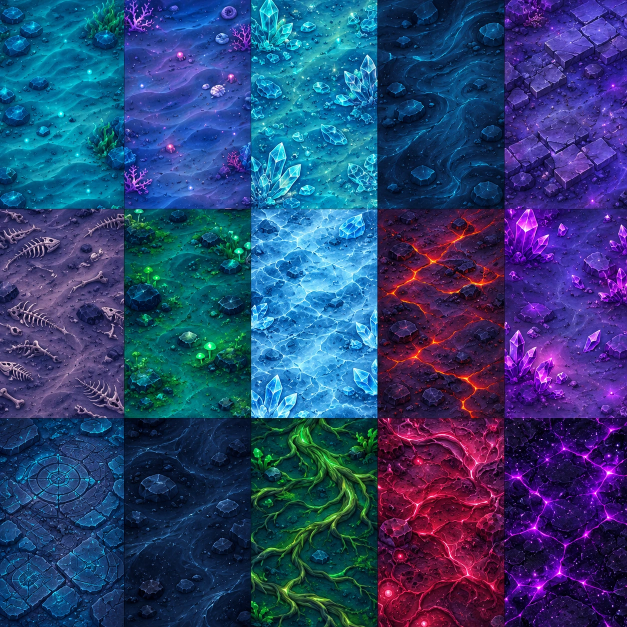
#> input picture game-rs/art_src/bg_sheet.webp, 1254 x 1254 px, given in place of bg_sheet.png, which was not available (shown at 1/2 size)
$ python bg.py
#> lines starting #> are read from the running program, lines starting #| are printed output that depends on the picture
"""Нарезает лист фонов 5×3 и делает каждую плитку бесшовной (смешивание со сдвигом на полплитки)."""
import numpy as np
from PIL import Image, ImageEnhance
src = Image.open('in/bg_sheet.png').convert('RGB'); W, H = src.size; cw, ch = W / 5, H / 3; m = 5
#> further down, src is the input picture: PIL image 1254x1254 RGB; mean R, G, B 44.4, 66.2, 114.7
#> after `W, H = src.size`: W = 1254; H = 1254
#> after `cw, ch = (W / 5, H / 3)`: cw = 250.8; ch = 418
for z in range(15):
    cx, cy = z % 5, z // 5
    cell = src.crop((round(cx * cw) + m, round(cy * ch) + m, round((cx + 1) * cw) - m, round((cy + 1) * ch) - m))
    # GLES2 повторяет только текстуры со сторонами 2^n: обрезаем до 1:2 и делаем 512×1024
    cw2 = cell.height // 2; x0 = (cell.width - cw2) // 2; cell = cell.crop((x0, 0, x0 + cw2, cell.height))
    tw, th = 512, 1024
    t = np.asarray(cell.resize((tw, th), Image.LANCZOS)).astype(np.float32)
    r = np.roll(np.roll(t, th // 2, 0), tw // 2, 1)
    yy, xx = np.mgrid[0:th, 0:tw].astype(np.float32)
    # вес оригинала: 1 в середине, 0 у краёв (там берём сдвинутую копию — её края непрерывны)
    wx = np.clip(np.minimum(xx, tw - 1 - xx) / (tw * 0.22), 0, 1); wy = np.clip(np.minimum(yy, th - 1 - yy) / (th * 0.22), 0, 1)
    w = (wx * wy)[..., None]; w = w * w * (3 - 2 * w)
    out = Image.fromarray(np.clip(t * w + r * (1 - w), 0, 255).astype(np.uint8))
    out = ImageEnhance.Brightness(ImageEnhance.Color(out).enhance(0.88)).enhance(0.8)
    out.save(f'/home/user/game/game-rs/assets/ground/g{z}.png')
#> this loop made 15 passes
#> pass 1, `cell = cell.crop((x0, 0, x0 + cw2, cell.height))`:
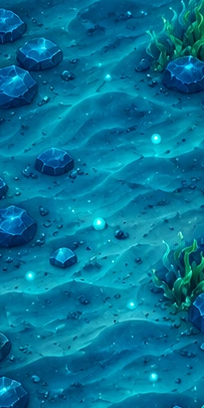
#> cell: PIL image 204x408 RGB; mean R, G, B 4.7, 114.7, 149.4
#> pass 1, `r = np.roll(np.roll(t, th // 2, 0), tw // 2, 1)`:
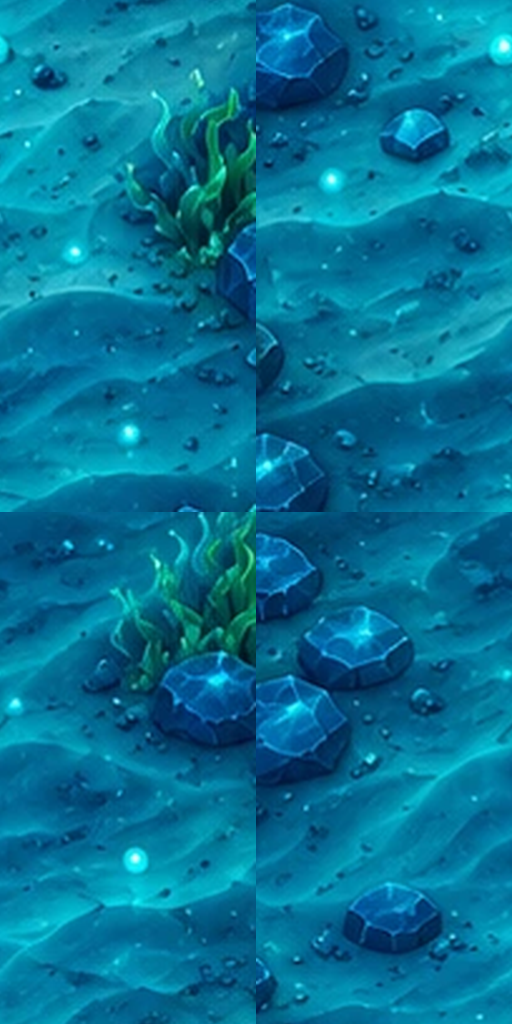
#> r: shape (1024, 512, 3) float32; mean R, G, B 4.8, 114.7, 149.4
#> after the loop:
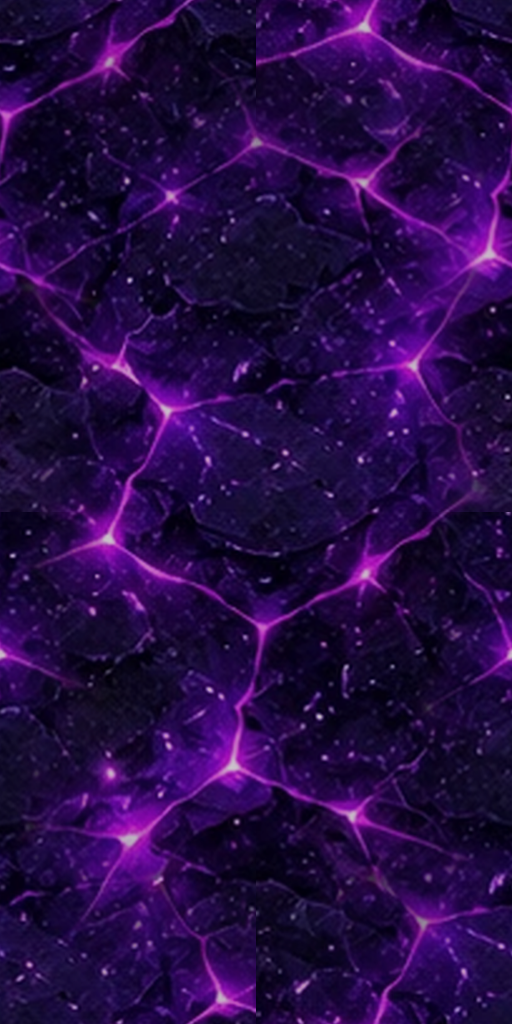
#> out: PIL image 512x1024 RGB; mean R, G, B 38, 10.1, 69.7
#> after the loop:
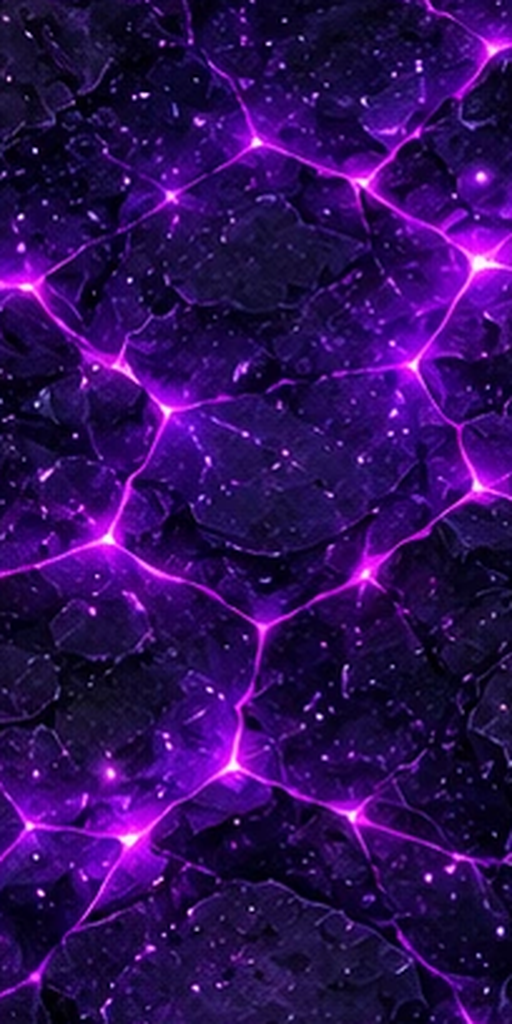
#> t: shape (1024, 512, 3) float32; mean R, G, B 48.1, 11.4, 90.9
#> after the loop:
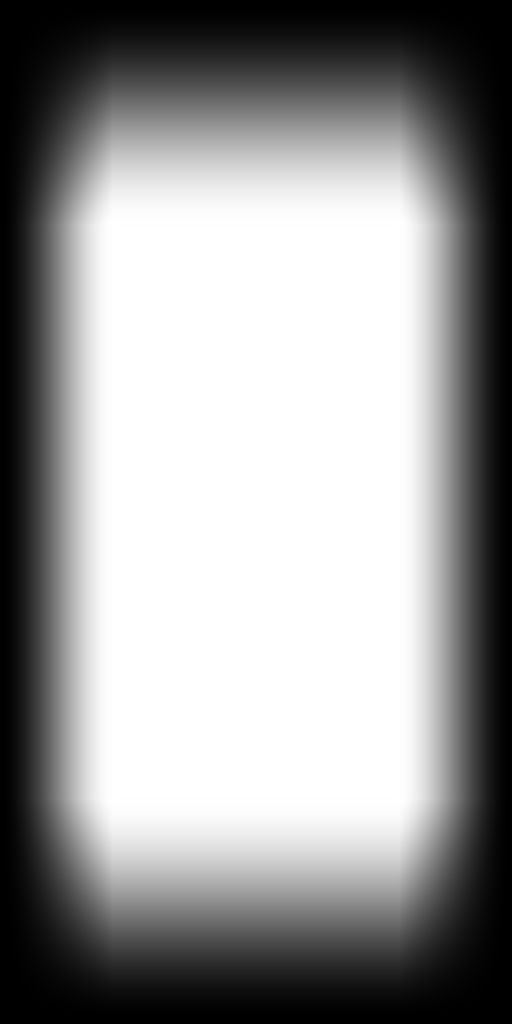
#> w: shape (1024, 512, 1) float32; min 0, max 1, mean 0.598
#> after the loop:
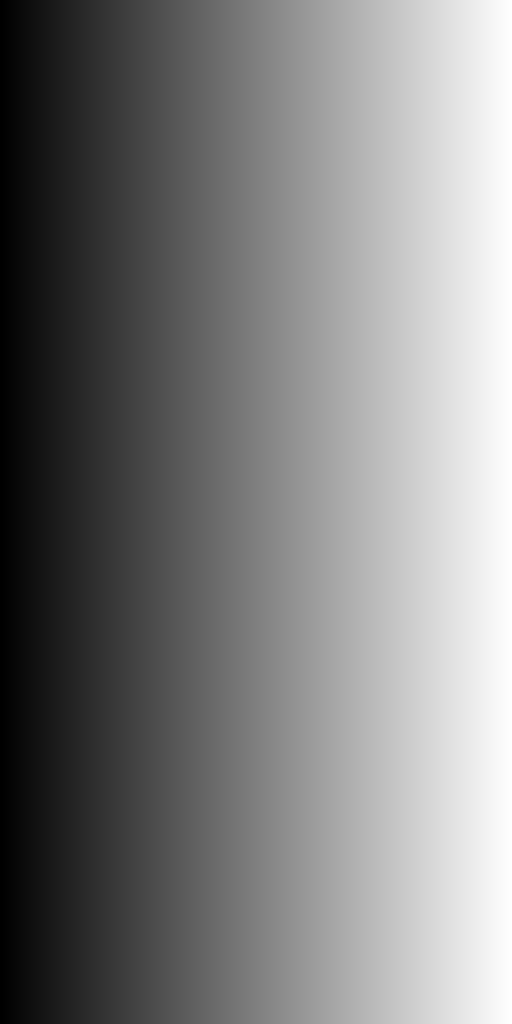
#> xx: shape (1024, 512) float32; min 0, max 511, mean 255.5; drawn with min black and max white
#> after the loop:
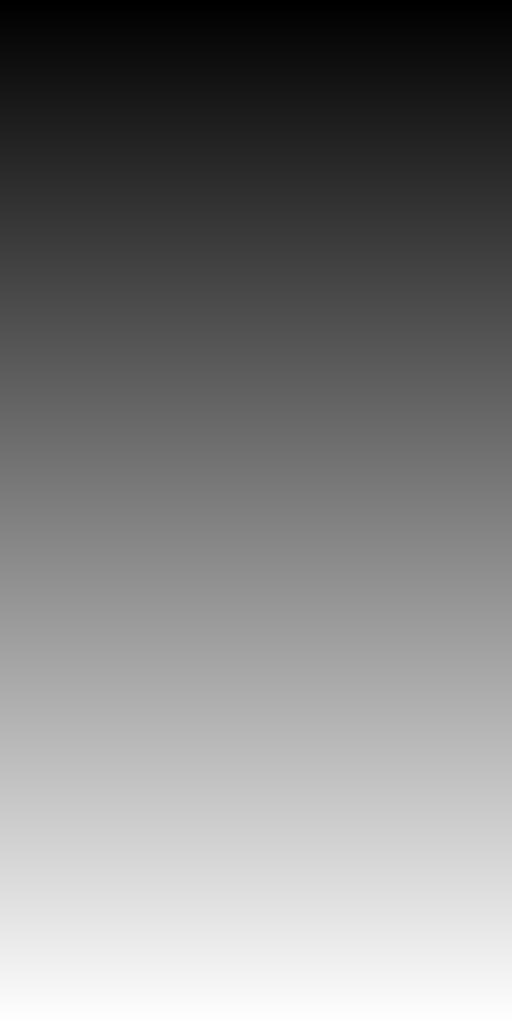
#> yy: shape (1024, 512) float32; min 0, max 1023, mean 511.5; drawn with min black and max white
print(tw, th)
